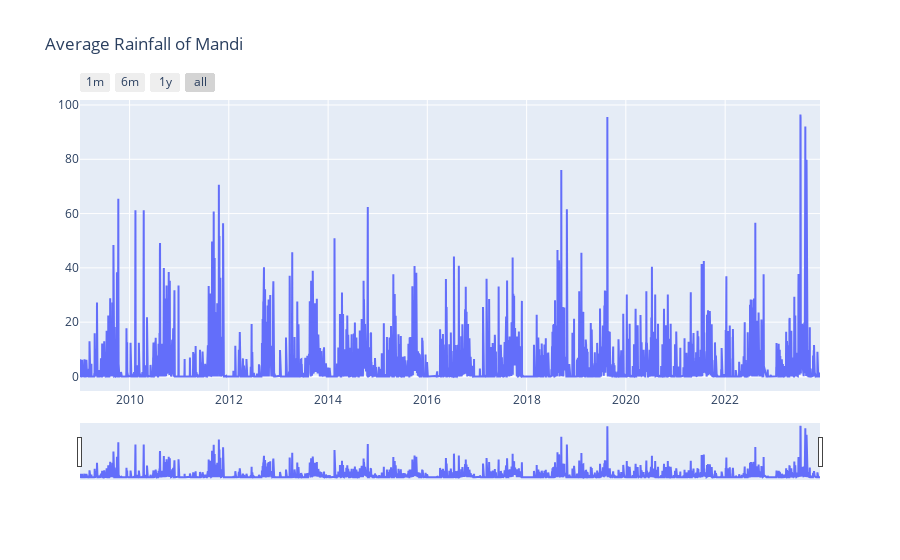

Notebook source saved alongside this figure:
### Markdown cell above
Time Series Plot for a District

### Code cell
import plotly.graph_objects as go
import numpy as np
import pandas as pd
import os

df = pd.read_csv('../Datasets/districts/Mandi.csv',parse_dates= True)
df = df.sort_values(by="Date", ascending=True)

df.fillna(0, inplace = True)

fig = go.Figure()
fig.add_trace(go.Scatter(x=list(df.Date),y=list(df.Avg_rainfall)))

fig.update_layout(title_text='Average Rainfall of Mandi')

fig.update_layout(
    xaxis=dict(
        rangeselector=dict(
            buttons=list([
                dict(count=1,label="1m",step="month",stepmode="backward"),
                dict(count=6,label="6m",step="month",stepmode="backward"),
                dict(count=1,label="1y",step="year",stepmode="backward"),
                dict(step="all")
            ])
        ),
        rangeslider=dict(visible=True),
        type="date"
    )
)
fig.show()

### Figure 1 — Plotly figure (JSON) as saved in the notebook; plotly's stock layout.template omitted (floating-point values rounded to 4 significant figures; data arrays with more than 128 entries replaced by an {"elided": "..."} marker saying what was removed)
{"data": [{"type": "scatter", "x": {"elided": "6218 str values"}, "y": {"elided": "6218 float values"}}], "layout": {"title": {"text": "Average Rainfall of Mandi"}, "xaxis": {"rangeselector": {"buttons": [{"count": 1, "label": "1m", "step": "month", "stepmode": "backward"}, {"count": 6, "label": "6m", "step": "month", "stepmode": "backward"}, {"count": 1, "label": "1y", "step": "year", "stepmode": "backward"}, {"step": "all"}]}, "rangeslider": {"visible": true}, "type": "date"}}}
